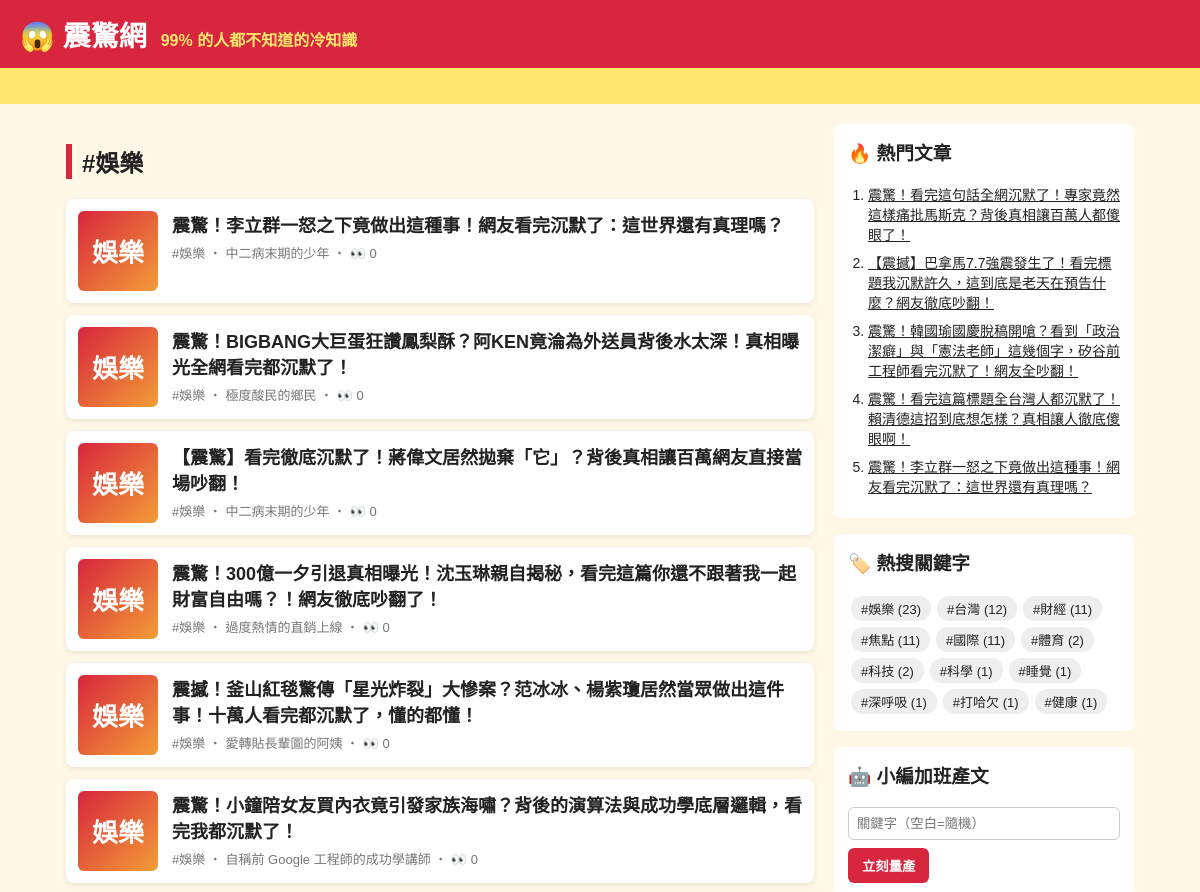
/tag/娛樂/ (upper part), run on an earlier commit of the app's database.
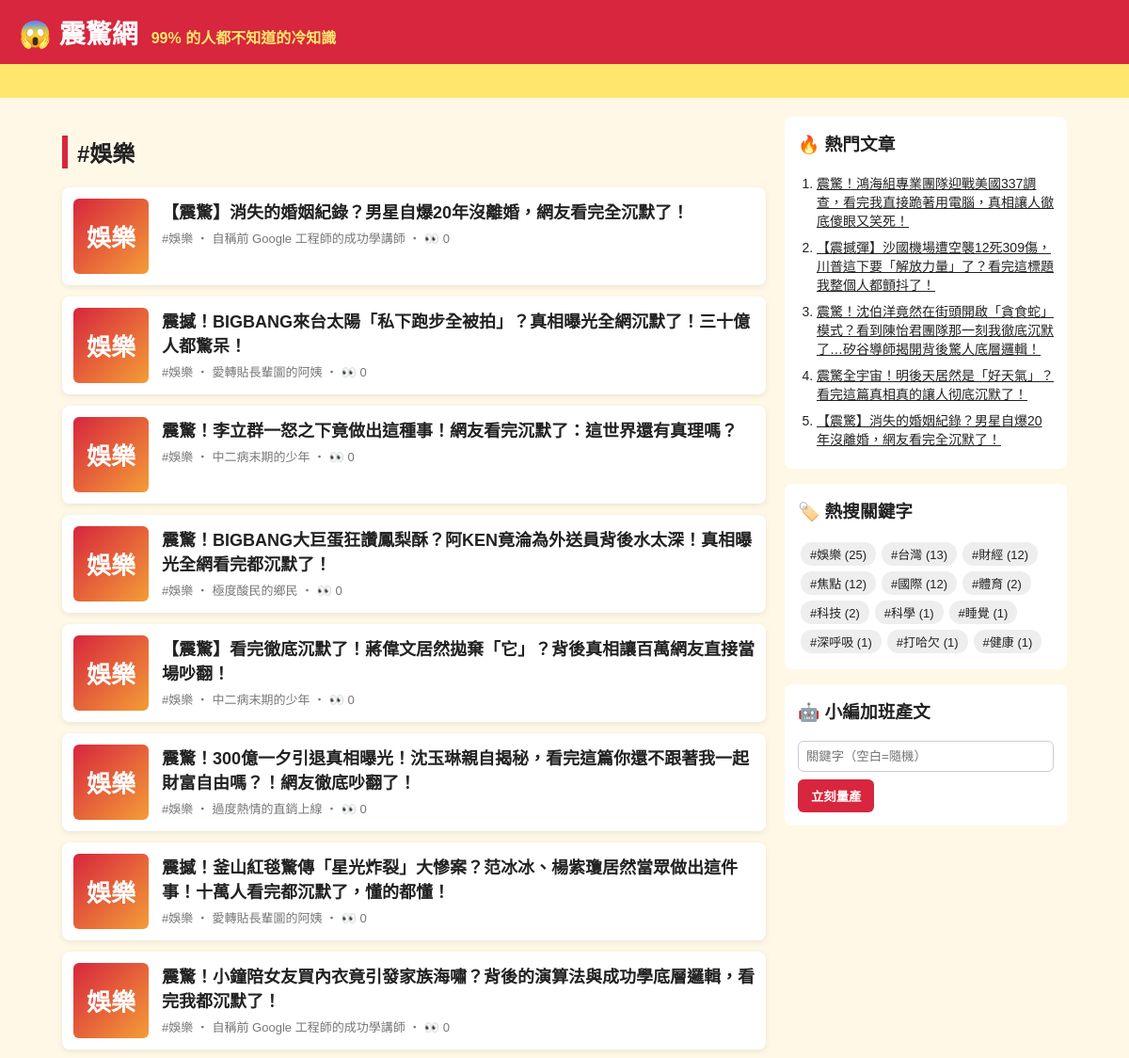
And on a later commit of the database.
### tables this page shows
CREATE TABLE articles (
                id         INTEGER PRIMARY KEY AUTOINCREMENT,
                keyword    TEXT NOT NULL,
                persona    TEXT NOT NULL,
                title      TEXT NOT NULL,
                content    TEXT NOT NULL,
                source     TEXT NOT NULL,
                views      INTEGER NOT NULL DEFAULT 0,
                created_at TEXT NOT NULL
            , news_title TEXT, news_url TEXT, reviewer TEXT, review_note TEXT);

### app.py (the view)
@app.route("/tag/<keyword>/")
def tag(keyword):
    return render_template("index.html", articles=db.list_articles(keyword=keyword), heading=f"#{keyword}")

### app.py (called while the page is built)
@app.context_processor
def sidebar():
    return {"hot": db.hot_articles(), "tags": db.keywords(), "static_site": app.config["STATIC_SITE"]}

### db.py (called while the page is built)
def connect():
    conn = sqlite3.connect(DB_PATH)
    conn.row_factory = sqlite3.Row
    return conn

def list_articles(limit=50, keyword=None):
    with connect() as conn:
        if keyword:
            return conn.execute(
                "SELECT * FROM articles WHERE keyword = ? ORDER BY id DESC LIMIT ?", (keyword, limit)
            ).fetchall()
        return conn.execute("SELECT * FROM articles ORDER BY id DESC LIMIT ?", (limit,)).fetchall()

def hot_articles(limit=5):
    with connect() as conn:
        return conn.execute("SELECT * FROM articles ORDER BY views DESC, id DESC LIMIT ?", (limit,)).fetchall()

def keywords():
    with connect() as conn:
        return conn.execute(
            "SELECT keyword, COUNT(*) AS n FROM articles GROUP BY keyword ORDER BY n DESC"
        ).fetchall()

### templates/index.html
{% extends "base.html" %}
{% block content %}
<h2 class="heading">{{ heading }}</h2>
{% for a in articles %}
  <a class="card" href="{{ url_for('article', article_id=a.id) }}">
    <div class="thumb">{{ a.keyword[:2] }}</div>
    <div>
      <h3>{{ a.title }}</h3>
      <p class="meta">#{{ a.keyword }} ‧ {{ a.persona }}{% if not static_site %} ‧ 👀 {{ a.views }}{% endif %}</p>
    </div>
  </a>
{% else %}
  <p class="empty">還沒有文章。執行 <code>python generator.py -n 5</code> 或用右邊按鈕開始量產。</p>
{% endfor %}
{% endblock %}

### templates/base.html (shortened to what this page needs)
<!doctype html>
<html lang="zh-Hant">
<head>
  <link rel="stylesheet" href="{{ url_for('static', filename='style.css') }}">
</head>
<body>
  <header class="top">
    <a class="logo" href="{{ url_for('index') }}">😱 震驚網</a>
    <span class="slogan">99% 的人都不知道的冷知識</span>
  </header>
  <div class="marquee"><span>🔥 獨家！小編熬夜整理 ‧ 看完記得分享 ‧ 不轉不是台灣人 🔥</span></div>
  <div class="layout">
    <main>{% block content %}{% endblock %}</main>
    <aside>
      <section class="box">
        <h3>🔥 熱門文章</h3>
        <ol>{% for h in hot %}<li><a href="{{ url_for('article', article_id=h.id) }}">{{ h.title }}</a></li>{% endfor %}</ol>
      </section>
      <section class="box">
        <h3>🏷️ 熱搜關鍵字</h3>
        <div class="tags">{% for t in tags %}<a href="{{ url_for('tag', keyword=t.keyword) }}">#{{ t.keyword }} ({{ t.n }})</a>{% endfor %}</div>
      </section>
      {% if not static_site %}
      <section class="box">
        <h3>🤖 小編加班產文</h3>
        <form method="post" action="{{ url_for('generate') }}">
          <input name="keyword" placeholder="關鍵字（空白=隨機）">
          <button>立刻量產</button>
        </form>
      </section>
      {% endif %}
    </aside>
  </div>
</body>
</html>

What changed in the data, as far as the page shows it:
no longer on one of the page's lists (row unchanged): articles: title "震驚！李立群一怒之下竟做出這種事！網友看完沉默了：這世界還有真理嗎？"
no longer on this page (row unchanged): articles: title "震驚！看完這句話全網沉默了！專家竟然這樣痛批馬斯克？背後真相讓百萬人都傻眼了！", shown under "🔥 熱門文章"
no longer on this page (row unchanged): articles: title "【震撼】巴拿馬7.7強震發生了！看完標題我沉默許久，這到底是老天在預告什麼？網友徹底吵翻！", shown under "🔥 熱門文章"
no longer on this page (row unchanged): articles: title "震驚！韓國瑜國慶脫稿開嗆？看到「政治潔癖」與「憲法老師」這幾個字，矽谷前工程師看完沉默了！網友全吵翻！", shown under "🔥 熱門文章"
no longer on this page (row unchanged): articles: title "震驚！看完這篇標題全台灣人都沉默了！賴清德這招到底想怎樣？真相讓人徹底傻眼啊！", shown under "🔥 熱門文章"
added articles: keyword "娛樂", title "【震驚】消失的婚姻紀錄？男星自爆20年沒離婚，網友看完全沉默了！", persona "自稱前 Google 工程師的成功學講師", views "0"
added articles: keyword "娛樂", title "震撼！BIGBANG來台太陽「私下跑步全被拍」？真相曝光全網沉默了！三十億人都驚呆！", persona "愛轉貼長輩圖的阿姨", views "0", shown under "#娛樂"
added articles: title "震驚！鴻海組專業團隊迎戰美國337調查，看完我直接跪著用電腦，真相讓人徹底傻眼又笑死！", shown under "🔥 熱門文章"
added articles: title "【震撼彈】沙國機場遭空襲12死309傷，川普這下要「解放力量」了？看完這標題我整個人都顫抖了！", shown under "🔥 熱門文章"
added articles: title "震驚！沈伯洋竟然在街頭開啟「貪食蛇」模式？看到陳怡君團隊那一刻我徹底沉默了…矽谷導師揭開背後驚人底層邏輯！", shown under "🔥 熱門文章"
added articles: title "震驚全宇宙！明後天居然是「好天氣」？看完這篇真相真的讓人彻底沉默了！", shown under "🔥 熱門文章"
Also different on the page:
new list line: "# 娛樂 ( 25 )"
new list line: "# 台灣 ( 13 )"
new list line: "# 財經 ( 12 )"
new list line: "# 焦點 ( 12 )"
new list line: "# 國際 ( 12 )"
list line gone: "# 娛樂 ( 23 )"
list line gone: "# 台灣 ( 12 )"
list line gone: "# 財經 ( 11 )"
list line gone: "# 焦點 ( 11 )"
list line gone: "# 國際 ( 11 )"
